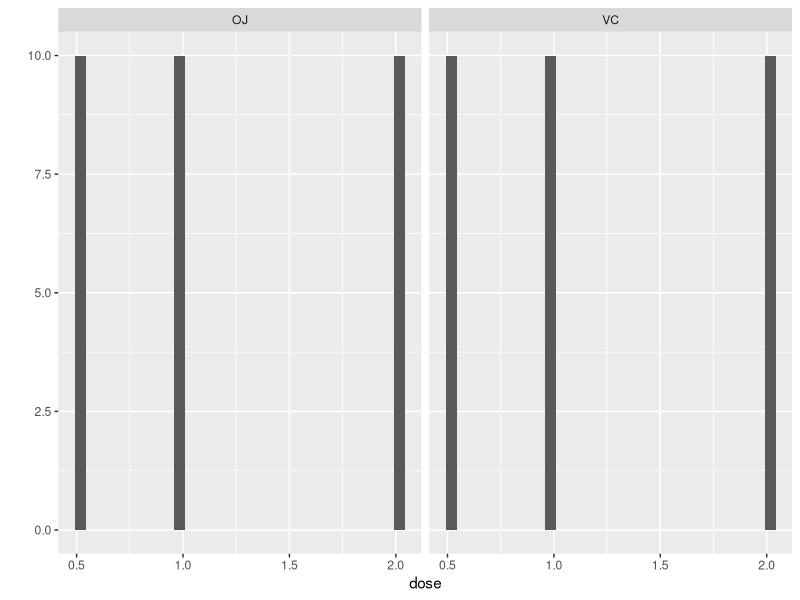
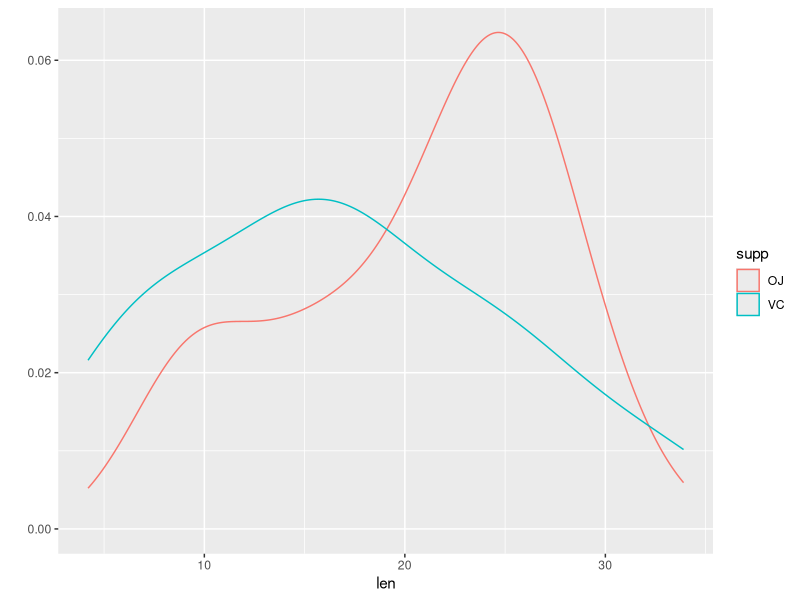

Recreate these plots in R, in order. (Note: this script raises an error after producing the figures.)
## ---- chunk 1
library(datasets)
library(reshape2)
library(dplyr, warn.conflicts = F)
library(ggplot2)
data <- ToothGrowth
## ---- chunk 2
qplot(dose, data = data, bin= .3, 
      facets= .~supp, 
      title = "Distribution per supplement of dosage")
## ---- chunk 3
qplot(len, data = data, geom = "density", col = supp, tittle = "Distribution per supplement of lenght") 
## ---- chunk 4
data %>%
        melt() %>%
        group_by(variable) %>%
        summarise(Mean = mean(value), SD = sd(value), Variance = var(value), n = n() ) %>%
        print    
## ---- chunk 5
data %>%
        melt() %>%
        group_by(variable, supp ) %>%
        summarise(Mean = mean(value), SD = sd(value), Variance = var(value), n = n() ) %>%
        print  
## ---- chunk 6
# for safety we assume different variances for non-paired t-test
t.test(len ~ supp, paired = F, data = data, var.equal = F)
